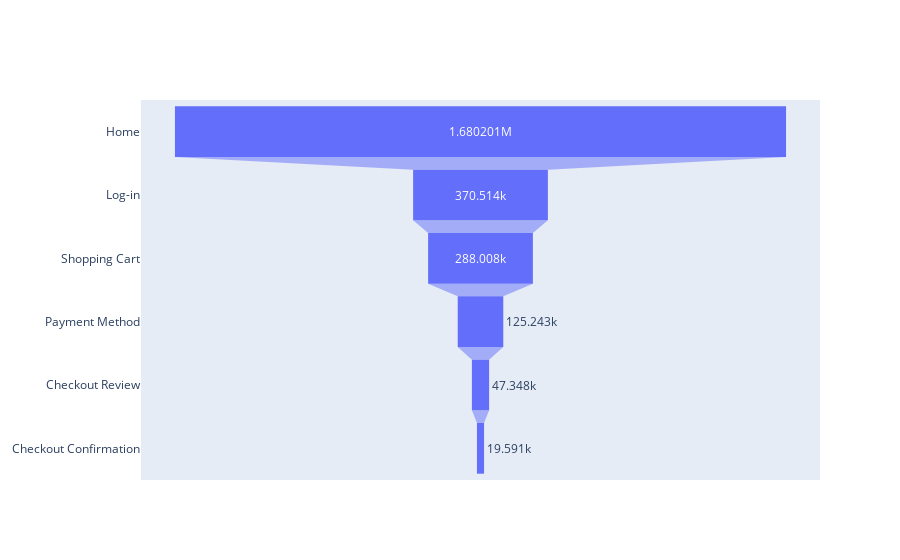

Notebook source saved alongside this figure:
### Markdown cell above
plain 고객 또한 마찬가지.

### Code cell
# 비구매 고객은
nonzero = df[df['totals_totalTransactionRevenue'] == 0]

selected = nonzero.groupby('visitId').filter(lambda x: ("Home" in x['hits_page_pageTitle'].values))
home = selected['visitId'].count()

selected = selected.groupby('visitId').filter(lambda x: ("The Google Merchandise Store - Log In" in x['hits_page_pageTitle'].values))
login = selected['visitId'].count()

selected = selected.groupby('visitId').filter(lambda x: ("Shopping Cart" in x['hits_page_pageTitle'].values))
cart = selected['visitId'].count()

selected = selected.groupby('visitId').filter(lambda x: ("Payment Method" in x['hits_page_pageTitle'].values))
payment = selected['visitId'].count()

selected = selected.groupby('visitId').filter(lambda x: ("Checkout Review" in x['hits_page_pageTitle'].values))
review = selected['visitId'].count()

selected = selected.groupby('visitId').filter(lambda x: ("Checkout Confirmation" in x['hits_page_pageTitle'].values))
confirmation = selected['visitId'].count()

# 퍼널 분석 시각화
result = pd.DataFrame(columns=['stage', 'number'])
stages =["Home", "Log-in", "Shopping Cart", "Payment Method", "Checkout Review", "Checkout Confirmation"]
numbers =[home, login, cart, payment, review, confirmation]

from plotly import graph_objects as go

fig = go.Figure(go.Funnel(
    y = stages,
    x = numbers))

fig.show()

### Figure 1 — Plotly figure (JSON) as saved in the notebook; plotly's stock layout.template omitted (floating-point values rounded to 4 significant figures)
{"data": [{"type": "funnel", "x": [1680201, 370514, 288008, 125243, 47348, 19591], "y": ["Home", "Log-in", "Shopping Cart", "Payment Method", "Checkout Review", "Checkout Confirmation"]}], "layout": {}}
